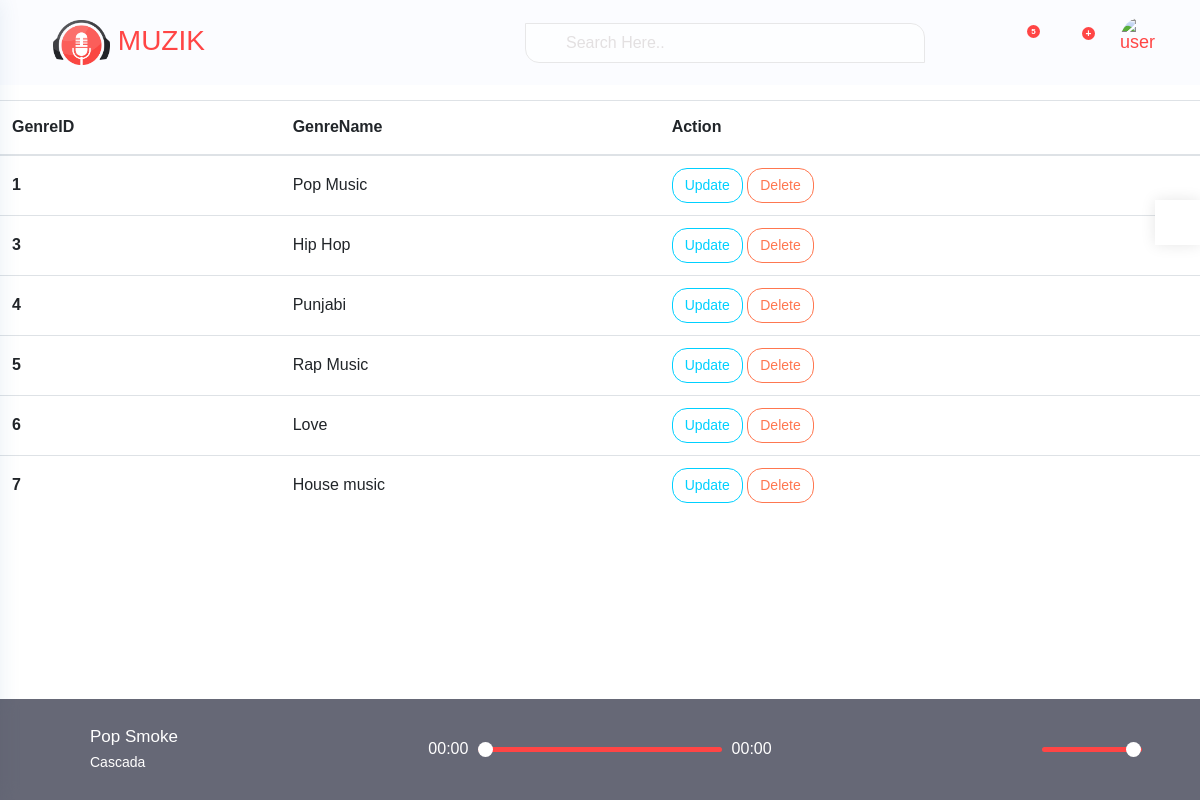
/admin/genreList.php, run on the app's committed database.
### tables this page shows
CREATE TABLE `genretbl` (
  `GenreId` int(11) NOT NULL,
  `GenreName` varchar(50) NOT NULL
);

### admin/genreList.php (the view)
<?php
include "header.php";
?>
      <div id="content-page" class="content-page">
      <table class="table">
  <thead>
    <tr>
      <th scope="col">GenreID</th>
      <th scope="col">GenreName</th>
      <th scope="col">Action</th>
    </tr>
  </thead>
  <tbody>
    <tr>
      <?php
   $conn = mysqli_connect("localhost","root", "", "sound");
   $qury="SELECT * FROM `genretbl`";
   $sql= mysqli_query($conn, $qury);
      while($row= mysqli_fetch_assoc($sql)){
?>
      <th scope="row"><?php echo "$row[GenreId]" ?></th>
      <td><?php echo "$row[GenreName]" ?></td>
      <td><a href="genre_update.php?udID=<?php echo "$row[GenreId]" ?>"><button class="btn btn-outline-info">Update</button></a>
   <a href="genre_delete.php?dltID=<?php echo "$row[GenreId]" ?>"><button class="btn btn-outline-danger">Delete</button></a></td>
    </tr>
  <?php
      }
      ?>
  </tbody>
</table>
      </div>
   </div>
   <?php
      include "footer.php";
   ?>

### admin/css/typography.css (style rules this page uses)
body { font-family: 'Poppins', sans-serif;font-weight: 400; font-style: normal; font-size: 16px; line-height: 1.8; padding: 0; margin: 0; color: var(--iq-body-text); background: var(--iq-body-bg); }
.table td, .table th { vertical-align: middle; }
.btn { font-size: 14px; border-radius: 15px; }
.btn-outline-danger { color: var(--iq-danger); border-color: var(--iq-danger); }
.btn-outline-info { color: var(--iq-info); border-color: var(--iq-info); }

### admin/css/responsive.css (style rules this page uses)
@media (max-width:1299px) { .content-page, body.sidebar-main .content-page { margin-left: 0; padding: 100px 0 100px; } }

### admin/css/variable.css (style rules this page uses)
:root { --iq-title-text: #222428; --iq-body-text:#4a525f; --iq-body-header:#FBFCFF; --iq-body-bg: #ffffff; --iq-primary: #ff4545; --iq-secondary: #a09e9e; --iq-success: #1ee2ac; --iq-warning: #ffdd31; --iq-danger: #ff7750; --iq-info: #00d0ff; --iq-dark: #01041b; --iq-light: #ccced2; --iq-white: #ffffff; --iq-black: #4a525f; --iq-gray: #c2c2c2; --iq-close: #ff4e4e; --iq-search: #b4a4ff; --iq-light-primary: #fcd9d8; --iq-light-secondary: #f1f2f1; --iq-light-success: #e1fff7; --iq-light-danger: #ffe4dc; --iq-light-warning: #fefaee; --iq-light-info: #f4f0ff; --iq-light-dark: #f0efef; --iq-light-close: #ffdbdb; --iq-light-menu: #9f8bf6; --iq-light-search: #5b43c7; --iq-light-hover: #b8b9bc; --iq-primary-hover: #fa3a3a; --iq-secondary-hover: #5b5959; --iq-success-hover: #0ce1a6; --iq-danger-hover: #f9663c; --iq-warning-hover: #ffdb23; --iq-info-hover: #03b6de; --iq-dark-hover: #00020f; --iq-border-light: #DFDFDF; --iq-border-danger: #ff9273; --iq-light-card: #ffffff; --iq-primary-rgb: 100, 114, 248; --iq-border-radius:0px 15px; --iq-bg-gray:#f8f8fd; --iq-hover:#ea0f0f; --iq-color1: #4e37b2; --iq-color2: #02d871; --iq-color3: #309cf3; --iq-color4: #ff00ff; --iq-color5: #fb1f4c; --iq-color6: #00ced1; --iq-color7: #f35f3b; --iq-color8: #fde117; --iq-color9: #ff0000; --iq-color10: #88028c; --iq-color11: #00d5ab; --iq-color12: #ce9252; --iq-color13: #f9ae02; --iq-color14: #1e7fe4; --iq-color15: #006400; --iq-color16: #fa7c04; --iq-color17: #81bf02; --iq-color18: #99a7ca; --iq-color19: #3d2a26; --iq-color20: #a0746b; }

### data on the page
genretbl: GenreId "1", GenreName "Pop Music"
genretbl: GenreId "3", GenreName "Hip Hop"
genretbl: GenreId "4", GenreName "Punjabi"
genretbl: GenreId "5", GenreName "Rap Music"
genretbl: GenreId "6", GenreName "Love"
genretbl: GenreId "7", GenreName "House music"
